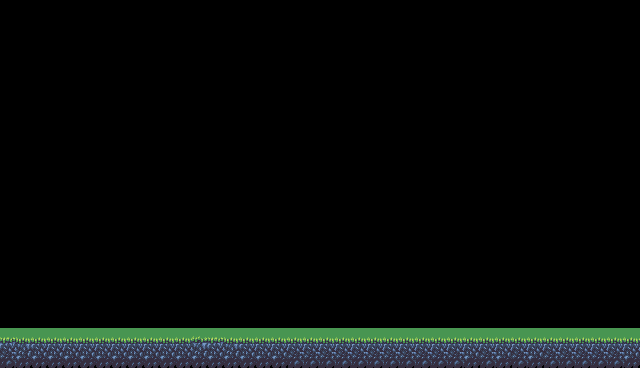

Tiled map render using the project's own tile images. Description and the whole map definition, tile-layer contents included, below:
An orthogonal 40x23 tile map with 16x16 px tiles, 1 tile layer (Ground).

<map version="1.5" tiledversion="1.7.1" orientation="orthogonal" renderorder="right-down" width="40" height="23" tilewidth="16" tileheight="16" infinite="0" nextlayerid="2" nextobjectid="1">
 <editorsettings>
  <export target="../map1..lua" format="lua" />
 </editorsettings>
 <tileset firstgid="1" name="tiles" tilewidth="16" tileheight="16" tilecount="663" columns="51">
  <image source="../../assets/tiles.png" width="816" height="208" />
 </tileset>
 <layer id="1" name="Ground" width="40" height="23">
  <data encoding="csv">
0,0,0,0,0,0,0,0,0,0,0,0,0,0,0,0,0,0,0,0,0,0,0,0,0,0,0,0,0,0,0,0,0,0,0,0,0,0,0,0,
0,0,0,0,0,0,0,0,0,0,0,0,0,0,0,0,0,0,0,0,0,0,0,0,0,0,0,0,0,0,0,0,0,0,0,0,0,0,0,0,
0,0,0,0,0,0,0,0,0,0,0,0,0,0,0,0,0,0,0,0,0,0,0,0,0,0,0,0,0,0,0,0,0,0,0,0,0,0,0,0,
0,0,0,0,0,0,0,0,0,0,0,0,0,0,0,0,0,0,0,0,0,0,0,0,0,0,0,0,0,0,0,0,0,0,0,0,0,0,0,0,
0,0,0,0,0,0,0,0,0,0,0,0,0,0,0,0,0,0,0,0,0,0,0,0,0,0,0,0,0,0,0,0,0,0,0,0,0,0,0,0,
0,0,0,0,0,0,0,0,0,0,0,0,0,0,0,0,0,0,0,0,0,0,0,0,0,0,0,0,0,0,0,0,0,0,0,0,0,0,0,0,
0,0,0,0,0,0,0,0,0,0,0,0,0,0,0,0,0,0,0,0,0,0,0,0,0,0,0,0,0,0,0,0,0,0,0,0,0,0,0,0,
0,0,0,0,0,0,0,0,0,0,0,0,0,0,0,0,0,0,0,0,0,0,0,0,0,0,0,0,0,0,0,0,0,0,0,0,0,0,0,0,
0,0,0,0,0,0,0,0,0,0,0,0,0,0,0,0,0,0,0,0,0,0,0,0,0,0,0,0,0,0,0,0,0,0,0,0,0,0,0,0,
0,0,0,0,0,0,0,0,0,0,0,0,0,0,0,0,0,0,0,0,0,0,0,0,0,0,0,0,0,0,0,0,0,0,0,0,0,0,0,0,
0,0,0,0,0,0,0,0,0,0,0,0,0,0,0,0,0,0,0,0,0,0,0,0,0,0,0,0,0,0,0,0,0,0,0,0,0,0,0,0,
0,0,0,0,0,0,0,0,0,0,0,0,0,0,0,0,0,0,0,0,0,0,0,0,0,0,0,0,0,0,0,0,0,0,0,0,0,0,0,0,
0,0,0,0,0,0,0,0,0,0,0,0,0,0,0,0,0,0,0,0,0,0,0,0,0,0,0,0,0,0,0,0,0,0,0,0,0,0,0,0,
0,0,0,0,0,0,0,0,0,0,0,0,0,0,0,0,0,0,0,0,0,0,0,0,0,0,0,0,0,0,0,0,0,0,0,0,0,0,0,0,
0,0,0,0,0,0,0,0,0,0,0,0,0,0,0,0,0,0,0,0,0,0,0,0,0,0,0,0,0,0,0,0,0,0,0,0,0,0,0,0,
0,0,0,0,0,0,0,0,0,0,0,0,0,0,0,0,0,0,0,0,0,0,0,0,0,0,0,0,0,0,0,0,0,0,0,0,0,0,0,0,
0,0,0,0,0,0,0,0,0,0,0,0,0,0,0,0,0,0,0,0,0,0,0,0,0,0,0,0,0,0,0,0,0,0,0,0,0,0,0,0,
0,0,0,0,0,0,0,0,0,0,0,0,0,0,0,0,0,0,0,0,0,0,0,0,0,0,0,0,0,0,0,0,0,0,0,0,0,0,0,0,
0,0,0,0,0,0,0,0,0,0,0,0,0,0,0,0,0,0,0,0,0,0,0,0,0,0,0,0,0,0,0,0,0,0,0,0,0,0,0,0,
0,0,0,0,0,0,0,0,0,387,387,387,387,387,387,387,387,387,387,0,0,0,0,0,0,0,0,0,0,0,0,0,0,0,0,0,0,0,0,0,
131,132,133,133,133,133,133,133,133,133,133,133,130,131,132,133,133,133,133,133,133,133,133,133,133,133,133,133,133,133,133,133,133,133,133,133,133,133,133,133,
182,183,184,184,184,184,184,184,184,184,184,184,181,182,183,184,184,184,184,184,184,184,184,184,184,184,184,184,184,184,184,184,184,184,184,184,184,184,184,184,
234,235,235,235,235,235,235,235,235,235,235,235,235,235,235,235,235,235,232,232,232,232,232,232,232,232,232,232,232,233,234,235,232,233,234,232,232,232,232,233
</data>
 </layer>
</map>
